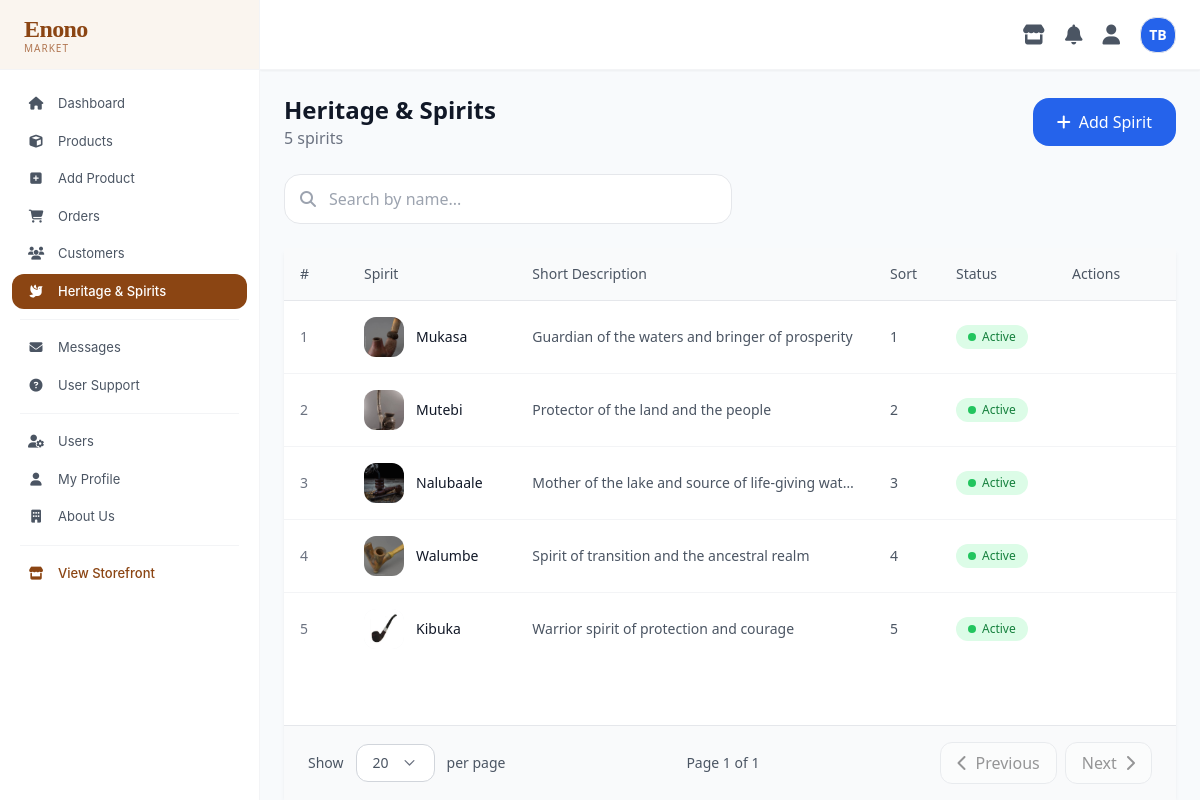
The page /Dashboard/heritage.php (signed in) on the database its author committed.
### tables this page shows
CREATE TABLE `spirits` (
  `id` int(11) NOT NULL,
  `name` varchar(100) NOT NULL,
  `short_description` text DEFAULT NULL,
  `full_description` text NOT NULL,
  `image_url` varchar(500) DEFAULT NULL,
  `is_active` tinyint(1) DEFAULT 1,
  `sort_order` int(11) DEFAULT 0,
  `created_at` timestamp NOT NULL DEFAULT current_timestamp(),
  `updated_at` timestamp NOT NULL DEFAULT current_timestamp() ON UPDATE current_timestamp()
);

### Dashboard/heritage.php (the view, shortened to what this page needs)
<?php
require_once __DIR__ . '/../config/database-connection.php';
try {
    $spirits = $pdo->query("
        SELECT * FROM spirits
        ORDER BY sort_order ASC, id ASC
    ")->fetchAll(PDO::FETCH_ASSOC);
} catch (PDOException $e) {
    $spirits = [];
}
function spiritImage($url) {
    return '../' . ltrim($url, '/');
}
?>
<!DOCTYPE html>
<html lang="en">
<head>
    <script src="https://cdn.tailwindcss.com"></script>
    <link rel="stylesheet" href="https://cdnjs.cloudflare.com/ajax/libs/font-awesome/6.7.2/css/all.min.css">
</head>
<body class="flex h-screen overflow-hidden">
    <?php include __DIR__ . '/includes/sidebar.php'; ?>
    <div class="flex-1 flex flex-col h-full overflow-hidden">
        <?php include __DIR__ . '/includes/topbar.php'; ?>
        <div class="flex-1 overflow-hidden px-6 pt-6 flex flex-col">
            <div class="max-w-7xl mx-auto w-full flex flex-col flex-1 min-h-0">
                <div class="flex flex-wrap justify-between items-center gap-4 mb-6 flex-shrink-0">
                    <div>
                        <h1 class="text-2xl font-semibold text-gray-900">Heritage & Spirits</h1>
                        <p class="text-gray-500">
                            <span id="totalCount"><?= count($spirits) ?></span> spirits
                        </p>
                    </div>
                    <button onclick="openAddModal()"
                            class="flex items-center gap-2 bg-blue-600 hover:bg-blue-700 text-white px-6 py-3 rounded-2xl font-medium">
                        <i class="fa fa-plus"></i>
                        Add Spirit
                    </button>
                </div>
                <div class="mb-6 flex-shrink-0">
                    <div class="relative max-w-md">
                        <i class="fa fa-search absolute left-4 top-1/2 -translate-y-1/2 text-gray-400"></i>
                        <input type="text" id="searchInput"
                               class="w-full pl-11 pr-4 py-3 bg-white border border-gray-200 rounded-2xl focus:outline-none focus:border-blue-500"
                               placeholder="Search by name..."
                               onkeyup="applyFilters()">
                    </div>
                </div>
                <div class="card overflow-hidden flex flex-col flex-1 min-h-0">
                    <div class="flex-1 overflow-auto min-h-0 table-wrapper">
                        <table class="w-full">
                            <thead class="bg-gray-50 border-b border-gray-200 sticky top-0 z-10">
                                <tr class="text-left text-sm text-gray-600">
                                    <th class="p-4 font-medium w-16">#</th>
                                    <th class="p-4 font-medium">Spirit</th>
                                    <th class="p-4 font-medium">Short Description</th>
                                    <th class="p-4 font-medium">Sort</th>
                                    <th class="p-4 font-medium">Status</th>
                                    <th class="p-4 font-medium w-32">Actions</th>
                                </tr>
                            </thead>
                            <tbody class="text-sm divide-y divide-gray-100" id="spiritsTable">
                                <?php if (empty($spirits)): ?>
                                    <tr>
                                        <td colspan="6" class="p-16 text-center text-gray-400">
                                            <i class="fa fa-dove text-4xl mb-3"></i>
                                            <p>No spirits found. Add the first one.</p>
                                        </td>
                                    </tr>
                                <?php else: ?>
                                    <?php foreach ($spirits as $index => $s): ?>
                                        <tr class="group spirit-row"
                                            data-name="<?= htmlspecialchars(strtolower($s['name'])) ?>">
                                            <td class="p-4 text-gray-500"><?= $index + 1 ?></td>
                                            <td class="p-4">
                                                <div class="flex items-center gap-3">
                                                    <img src="<?= htmlspecialchars(spiritImage($s['image_url'])) ?>"
                                                         class="w-10 h-10 rounded-xl object-cover bg-gray-100"
                                                         alt=""
                                                         onerror="this.src='../images/drum_logo.jpg'">
                                                    <span class="font-medium text-gray-900"><?= htmlspecialchars($s['name']) ?></span>
                                                </div>
                                            </td>
                                            <td class="p-4 text-gray-600 max-w-xs truncate">
                                                <?= htmlspecialchars($s['short_description'] ?? '—') ?>
                                            </td>
                                            <td class="p-4 text-gray-600">
                                                <?= (int)$s['sort_order'] ?>
                                            </td>
                                            <td class="p-4">
                                                <?php if ($s['is_active']): ?>
                                                    <span class="inline-flex items-center px-3 py-1 rounded-full text-xs font-medium bg-green-100 text-green-700">
                                                        <span class="status-dot mr-1.5 bg-green-500"></span>Active
                                                    </span>
                                                <?php else: ?>
                                                    <span class="inline-flex items-center px-3 py-1 rounded-full text-xs font-medium bg-red-100 text-red-700">
                                                        <span class="status-dot mr-1.5 bg-red-500"></span>Inactive
                                                    </span>
                                                <?php endif; ?>
                                            </td>
                                            <td class="p-4">
                                            </td>
                                        </tr>
                                    <?php endforeach; ?>
                                <?php endif; ?>
                            </tbody>
                        </table>
                    </div>
                    <div class="flex flex-wrap items-center justify-between gap-4 px-6 py-4 border-t bg-gray-50 flex-shrink-0">
                        <div class="flex items-center gap-3 text-sm text-gray-600">
                            <span>Show</span>
                            <select id="pageSize" class="bg-white border border-gray-300 rounded-xl py-2 px-4 focus:outline-none" onchange="changePageSize()">
                                <option value="20" selected>20</option>
                            </select>
                            <span>per page</span>
                        </div>
                        <div class="flex items-center gap-2 text-sm text-gray-600">
                            <span id="pageInfo">Page 1 of 1</span>
                        </div>
                        <div class="flex items-center gap-2">
                            <button id="prevBtn" onclick="changePage(-1)"
                                    class="px-4 py-2 rounded-xl border border-gray-300 bg-white hover:bg-gray-100 disabled:opacity-40 disabled:cursor-not-allowed">
                                <i class="fa fa-chevron-left mr-1"></i> Previous
                            </button>
                            <button id="nextBtn" onclick="changePage(1)"
                                    class="px-4 py-2 rounded-xl border border-gray-300 bg-white hover:bg-gray-100 disabled:opacity-40 disabled:cursor-not-allowed">
                                Next <i class="fa fa-chevron-right ml-1"></i>
                            </button>
                        </div>
                    </div>
                </div>
            </div>
        </div>
    </div>
</body>
</html>

### Dashboard/heritage.php (style rules this page uses)
body { background-color: #f8fafc; }
.card { background: white; border-radius: 0; box-shadow: 0 4px 6px -1px rgb(0 0 0 / 0.05), 0 2px 4px -2px rgb(0 0 0 / 0.05); }
tr { transition: background-color 0.2s; }
.status-dot { display: inline-block; width: 8px; height: 8px; border-radius: 50%; }
select { appearance: none; -webkit-appearance: none; background-repeat: no-repeat; background-position: right 1rem center; background-size: 1.1em; padding-right: 2.75rem !important; }
.table-wrapper { overflow-x: auto; -webkit-overflow-scrolling: touch; }
.table-wrapper table { min-width: 900px; }

### rows shown on the page
spirits: image_url (picture), name "Mukasa", short_description "Guardian of the waters and bringer of prosperity", sort_order "1", is_active 1 (drawn)
spirits: image_url (picture), name "Mutebi", short_description "Protector of the land and the people", sort_order "2", is_active 1 (drawn)
spirits: image_url (picture), name "Nalubaale", short_description "Mother of the lake and source of life-giving wat…", sort_order "3", is_active 1 (drawn)
spirits: image_url (picture), name "Walumbe", short_description "Spirit of transition and the ancestral realm", sort_order "4", is_active 1 (drawn)
spirits: image_url (picture), name "Kibuka", short_description "Warrior spirit of protection and courage", sort_order "5", is_active 1 (drawn)

### other values the page prints
$initials "TB"
count($spirits) "5"
